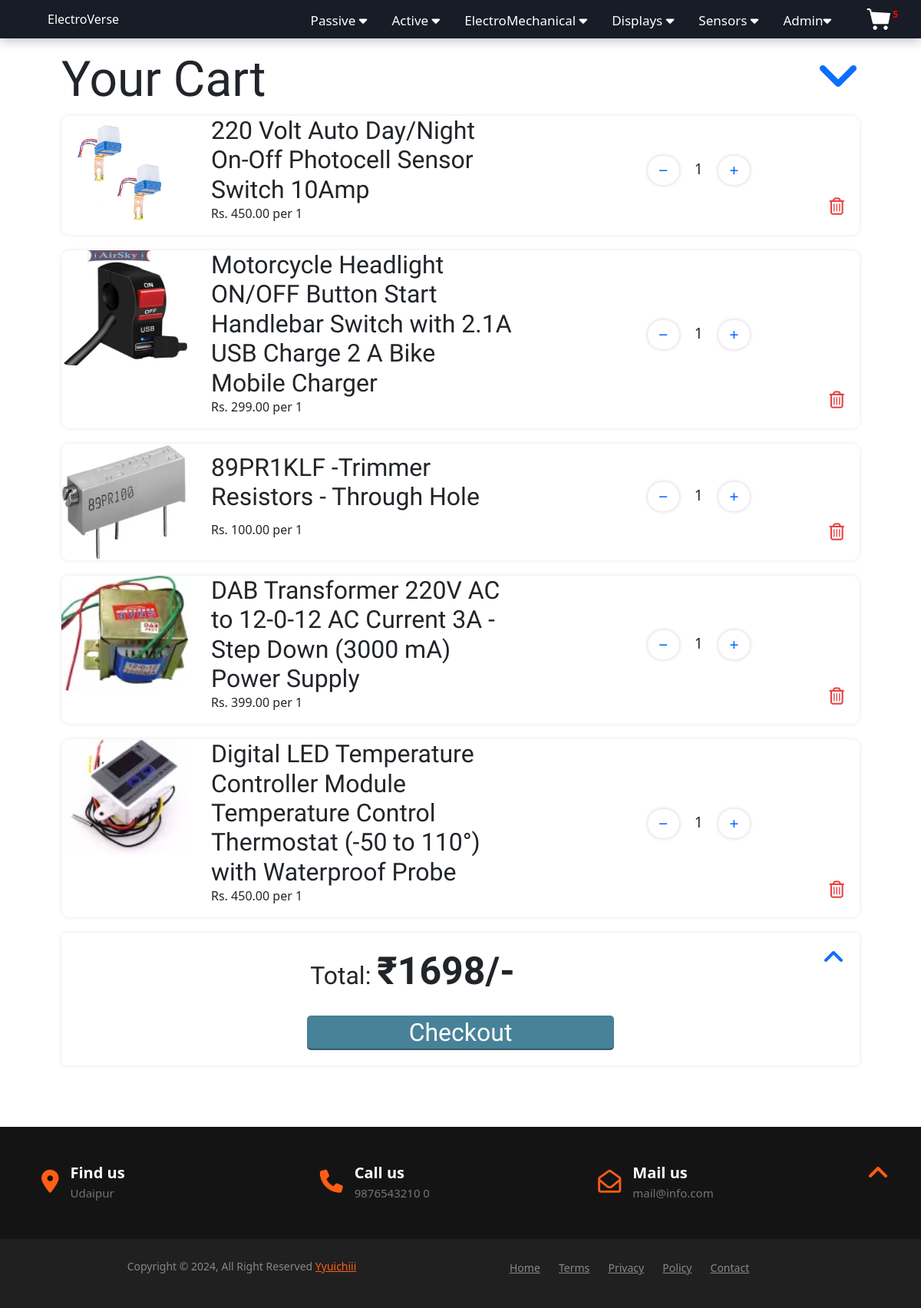
Page /account/cart/ (signed in) on the earlier database version.
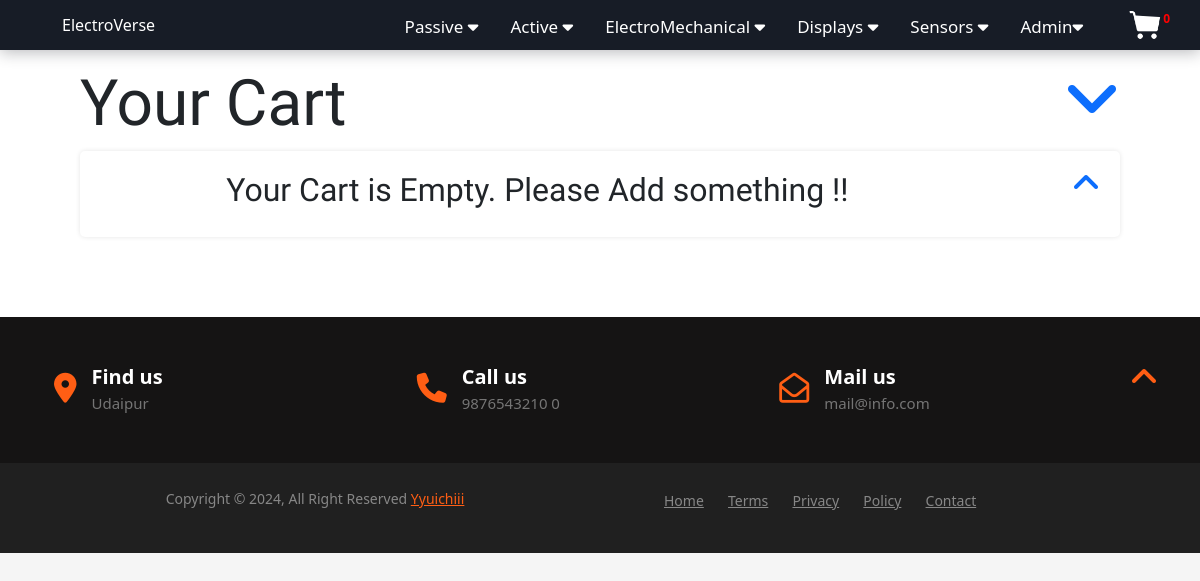
Same page on the later database version.
### Accounts/models.py (models this page shows, shortened)
class Cart(models.Model):
    user = models.ForeignKey(User, on_delete=models.CASCADE)
    Quantity=models.PositiveIntegerField(default=1)
    Pid=models.ForeignKey(Product,on_delete=models.CASCADE)

### Components/models.py (models this page shows)
class Product(models.Model):
    TYPE_CHOICES = [
	('Resistor', 'Resistor'),
	('Capacitor', 'Capacitor'),
	('Inductor', 'Inductor'),
	('Transformer', 'Transformer'),
	('Transistor', 'Transistor'),
	('IC', 'IC'),
	('Thyristor', 'Thyristor'),
	('Diode', 'Diode'),
	('Amplifier', 'Amplifier'),
	('Relay', 'Relay'),
	('Switch', 'Switch'),
	('Motor', 'Motor'),
	('Solenoid', 'Solenoid'),
	('Actuator', 'Actuator'),
	('LCD', 'LCD'),
	('LED', 'LED'),
	('OLED', 'OLED'),
	('TFT', 'TFT'),
	('TouchScreen', 'TouchScreen'),
	('Temperature', 'Temperature'),
	('Pressure', 'Pressure'),
	('Motion', 'Motion'),
	('Light', 'Light'),
	('Gas', 'Gas'),
    ]
    Type=models.CharField(max_length=20, choices=TYPE_CHOICES,null=True)
    P_name = models.CharField(max_length=200, verbose_name="Product Name")
    Bundle_set = models.PositiveIntegerField(default=1)
    Price = models.DecimalField(max_digits=10, decimal_places=2)
    P_image = models.ImageField(upload_to=upload_path_products, blank=True)
    content = models.TextField(blank=True)
    background_image = models.ImageField(upload_to=upload_path_products, blank=True)
    def __str__(self):
        return self.P_name

### Accounts/views.py (the view)
# urls.py: path('cart/', views.cart_view,name='Cart'),
@login_required
def cart_view(request):
    products=Cart.objects.filter(user=request.user)
    tp = products.aggregate(total_price=Sum(F('Pid__Price') * F('Quantity')))
    return render(request,"Accounts/cart.html",{'products': products,'Price':tp['total_price']})

### Accounts/custom_context.py (called while the page is built)
def user_cart(request):
    c=0;
    if(request.user.is_authenticated):
      cart=Cart.objects.filter(user=request.user).aggregate(cart_no=Sum('Quantity'))
      c=cart['cart_no']
      if c==None:
         c=0
    return {'cart_no': c}

### Accounts/templates/Accounts/cart.html (shortened to what this page needs)
{% extends 'Accounts/base.html' %}
{% load static %}
{% block main-content %}
<div class="cart" id="first">
    <div class="cont">
        <div class="grid_12">
            <h1>Your Cart
                <a id="arrow_down" href="#last" style="float: right;">
                    <i class="fa-solid fa-angle-down fa-bounce fa-flip-horizontal fa-1xl"></i>
                </a>
            </h1>
        </div>
        <ul class="items">
            {% for product in products %}
            <li class="grid_4 item">
                <a href="{% url 'Remove_Cart' product.pk %}" class="btn-remove">
                    <i class="far fa-trash-alt"></i>
                </a>
                <div class="preview">
                    <img class="product_image_cart" src="{{product.Pid.P_image.url}}" />
                </div>
                <div class="details">
                    <h3>
                        {{product.Pid}}
                    </h3>
                    <p>Rs. {{product.Pid.Price}} per {{product.Pid.Bundle_set}} </p>
                </div>
                <div class="inner_container">
                    <div class="picker">
                        <p>
                            <a href="" class="btn-quantity plus"
                            hx-get="{% url 'quantity_update' 'add' product.pk  %}"
                            hx-swap="innerHTML"
                            hx-target='.cn'>
                                <i class="fa-solid fa-plus  fm-xl"></i>
                            </a>
                        </p>
                        <div class="col_1of2 quantity-text">
                            <p>
                                <span class="current_quantity" id="Qu{{product.pk}}">{{product.Quantity}}</span>
                            </p>
                        </div>
                        <p>
                            <a href="" class="btn-quantity minus"
                            hx-get="{% url 'quantity_update' 'minus' product.pk  %}"
                            hx-swap="innerHTML"
                            hx-target='.cn'>
                                <i class="fas fa-minus fm-xl"></i>
                            </a>
                        </p>
                    </div>
                </div>
            </li>
            {% endfor %}
        </ul>
        <div class="grid_12 summary" id="last">
            <a href="#first" style="float: right; "><i
                    class="fa-solid fa-angle-up fa-bounce fa-flip-horizontal fa-2xl"></i></a>
            <div class="inner_container">
                <div class="summary-content">
                    <div class="col_1of2 meta-data">
                        <div class="sub-total">
                            {% if cart_no == 0 %}
                            <h3>Your Cart is Empty. Please Add something !!</h3>
                        </div>
                    </div>
                </div>
            </div>
        </div>
    </div>
</div>
                            {% else %}
                            <h3>Total: <strong id="ppp" style="font-size:50px">&#8377;{{Price}}/-</strong></h3>
                        </div>
                    </div>
                </div>
                <div class="btn-summary">
                    <a href="{% url 'Checkout' %}" class="btn-checkout">Checkout</a>
                </div>
                {% endif %}
            </div>
        </div>
    </div>
</div>
{% endblock main-content %}

### Accounts/templates/Accounts/navbar.html (shortened to what this page needs)
{% load static %}
  <nav id="nav">
        <ul class="main-menu">
            <li class="h_element home">
                <a href="{% url 'home' %}"
                class="c_home">
                ElectroVerse
                </a>
            </li>
            <li class="h_element dropdown">
                <button class="dropbtn">
                Passive
                    <i class="fa fa-caret-down"></i>
                </button>
            </li>
            <li class="h_element dropdown">
                <button class="dropbtn">Active
                    <i class="fa fa-caret-down"></i>
                </button>
            </li>
            <li class="h_element dropdown">
                <button class="dropbtn">
                ElectroMechanical <i class="fa fa-caret-down"></i>
                </button>
            </li>
            <li class="h_element dropdown">
                <button class="dropbtn">
                    Displays <i class="fa fa-caret-down"></i>
                </button>
            </li>
            <li class="h_element dropdown">
                <button class="dropbtn">
                    Sensors <i class="fa fa-caret-down"></i>
                </button>
            </li>
            {% if request.user.is_authenticated %}
            <li class="h_element dropdown">
                <button class="dropbtn">
                    {{user.name}}<i class="fa fa-caret-down"></i>
                </button>
            </li>
            <li class="h_element">
                <a href="{% url 'Cart' %}">
                    <img width="34" height="34"
                    src="{% static 'Accounts/Images/cart_icon.png' %}">
                    <sup class="cn">
                        {{cart_no}}
                    </sup>
                </a>
            </li>
            {% else %}
            <li class="h_element"><a href="{% url 'login' %}">Login</a></li>
            <li class="h_element"><a href="{% url 'registration' %}">Register</a></li>
            {% endif %}
        </ul>
</nav>

Differences in the rows shown:
removed Cart: Pid.P_image (picture), Pid "220 Volt Auto Day/Night On-Off Photocell Sensor Switch 10Amp", Pid.Price "450.00", Pid.Bundle_set "1", Quantity "1"
removed Cart: Pid.P_image (picture), Pid "Motorcycle Headlight ON/OFF Button Start Handlebar Switch with 2.1A USB Charge 2 A Bike Mobile Charger", Pid.Price "299.00", Pid.Bundle_set "1", Quantity "1"
removed Cart: Pid.P_image (picture), Pid "89PR1KLF -Trimmer Resistors - Through Hole", Pid.Price "100.00", Pid.Bundle_set "1", Quantity "1"
removed Cart: Pid.P_image (picture), Pid "DAB Transformer 220V AC to 12-0-12 AC Current 3A -Step Down (3000 mA) Power Supply", Pid.Price "399.00", Pid.Bundle_set "1", Quantity "1"
removed Cart: Pid.P_image (picture), Pid "Digital LED Temperature Controller Module Temperature Control Thermostat (-50 to 110°) with Waterproof Probe", Pid.Price "450.00", Pid.Bundle_set "1", Quantity "1"
Other differences:
{{ cart_no }}: "5" → "0"
{{ Price }}: "1698" → (not shown)
text no longer shown: "Total: ₹ /- Checkout"
text now shown: "Your Cart is Empty. Please Add something !!"
